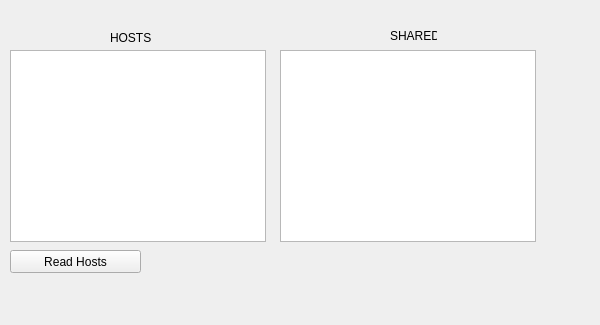
<?xml version="1.0" encoding="UTF-8"?>
<ui version="4.0">
 <class>MainWindow</class>
 <widget class="QMainWindow" name="MainWindow">
  <property name="geometry">
   <rect>
    <x>0</x>
    <y>0</y>
    <width>600</width>
    <height>325</height>
   </rect>
  </property>
  <property name="windowTitle">
   <string>Get shared files</string>
  </property>
  <widget class="QWidget" name="centralWidget">
   <widget class="QPushButton" name="readHostButton">
    <property name="geometry">
     <rect>
      <x>10</x>
      <y>250</y>
      <width>131</width>
      <height>23</height>
     </rect>
    </property>
    <property name="text">
     <string>Read Hosts</string>
    </property>
   </widget>
   <widget class="QLabel" name="hosts">
    <property name="geometry">
     <rect>
      <x>110</x>
      <y>30</y>
      <width>41</width>
      <height>16</height>
     </rect>
    </property>
    <property name="sizePolicy">
     <sizepolicy hsizetype="Preferred" vsizetype="MinimumExpanding">
      <horstretch>0</horstretch>
      <verstretch>0</verstretch>
     </sizepolicy>
    </property>
    <property name="text">
     <string>HOSTS</string>
    </property>
   </widget>
   <widget class="QLabel" name="shared_list">
    <property name="geometry">
     <rect>
      <x>390</x>
      <y>30</y>
      <width>47</width>
      <height>12</height>
     </rect>
    </property>
    <property name="text">
     <string>SHARED</string>
    </property>
   </widget>
   <widget class="QListWidget" name="listWidget">
    <property name="geometry">
     <rect>
      <x>10</x>
      <y>50</y>
      <width>256</width>
      <height>192</height>
     </rect>
    </property>
   </widget>
   <widget class="QListWidget" name="listWidget_2">
    <property name="geometry">
     <rect>
      <x>280</x>
      <y>50</y>
      <width>256</width>
      <height>192</height>
     </rect>
    </property>
   </widget>
  </widget>
 </widget>
 <layoutdefault spacing="6" margin="11"/>
 <resources/>
 <connections/>
</ui>
